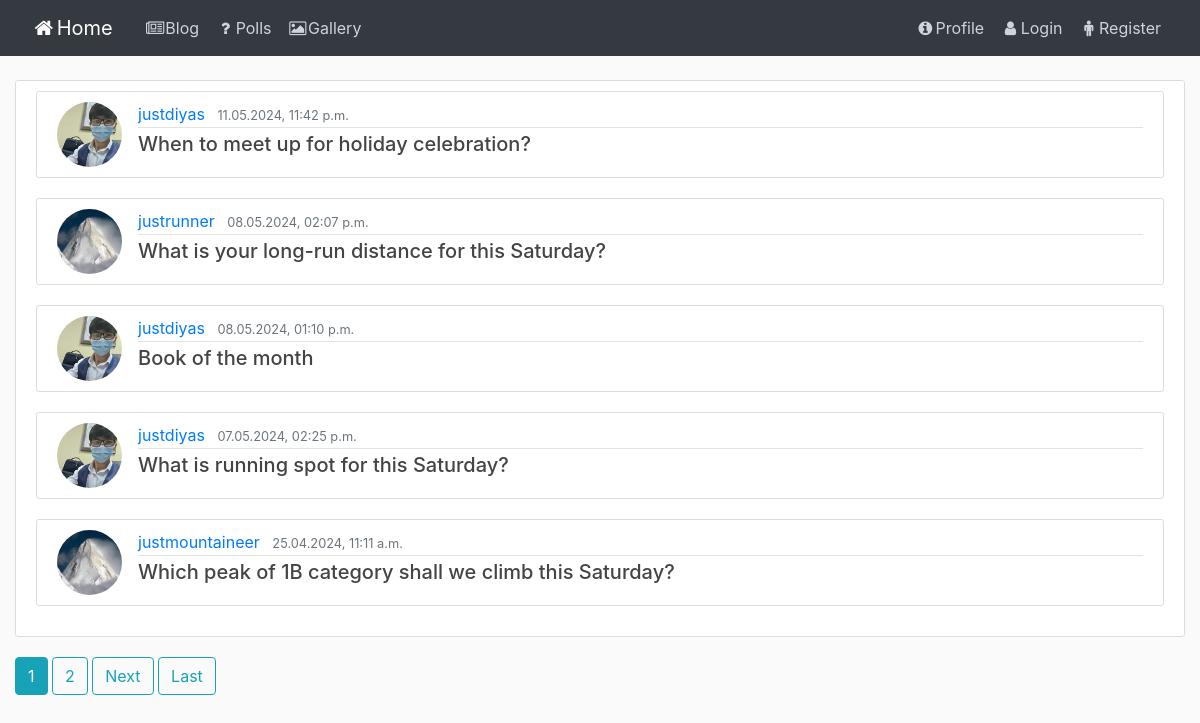
Screenshot of /polls/ with the database file from the repository.
### polls/models.py (models this page shows, shortened)
class Question(models.Model):
    question_text = models.CharField(max_length=255)
    publication_date = models.DateTimeField(default=timezone.now)
    author = models.ForeignKey(User, on_delete=models.CASCADE)

### user/models.py (models this page shows, shortened)
class Profile(models.Model):
    user = models.OneToOneField(User, on_delete=models.CASCADE)
    image = models.ImageField(default='default.jpg', upload_to='profile_pics')

### polls/views.py (the view)
# urls.py: path('', views.IndexListView.as_view(), name='polls-index'),
class IndexListView(generic.ListView):
    template_name = 'polls/polls_index.html'
    queryset = Question.objects.all()
    ordering = ['-publication_date']
    paginate_by = 5

### polls/templates/polls/polls_index.html (shortened to what this page needs)
{% extends 'blog/base_blog.html' %}
{% block content %}
    <div class="content-section">
    {% if question_list %}
        {% for question in question_list %}
            <article class="media content-section">
                <img class="rounded-circle article-img" src="{{ question.author.profile.image.url }}">
                <div class="media-body">
                    <div class="article-metadata">
                        <a class="mr-2" href="#">{{ question.author }}</a>
                        <small class="text-muted">{{ question.publication_date|date:'d.m.Y, h:i a' }}</small>
                    </div>
                    <h5><a class="article-title" href="{% url 'polls:polls-detail' question.id %}">{{ question.question_text }}</a></h5>
                </div>
            </article>
        {% endfor %}
    {% else %}
        <p>No polls are currently available.</p>
    {% endif %}
    </div>
    {% if is_paginated %}
        {% for num in page_obj.paginator.page_range %}
            {% if page_obj.number == num %}
                <a class="btn btn-info mb-4" href="?page={{ num }}">{{ num }}</a>
            {% elif num > page_obj.number|add:'-3' and num < page_obj.number|add:'3' %}
                <a class="btn btn-outline-info mb-4" href="?page={{ num }}">{{ num }}</a>
            {% endif %}
        {% endfor %}
        {% if page_obj.has_next %}
            <a class="btn btn-outline-info mb-4" href="?page={{ page_obj.next_page_number }}">Next</a>
            <a class="btn btn-outline-info mb-4" href="?page={{ page_obj.paginator.num_pages }}">Last</a>
        {% endif %}
    {% endif %}
{% endblock content %}

### blog/static/blog/base.css (style rules this page uses)
body { background: #fafafa; color: #333333; margin-top: 5rem; }
h1, h2, h3, h4, h5, h6 { color: #444444; }
.content-section { background: #ffffff; padding: 10px 20px; border: 1px solid #dddddd; border-radius: 3px; margin-bottom: 20px; }
.article-title { color: #444444; }
.article-img { height: 65px; width: 65px; margin-right: 16px; }
.article-metadata { padding-bottom: 1px; margin-bottom: 4px; border-bottom: 1px solid #e3e3e3 }

### rows the page displays
Question: author.profile.image (picture), author "justdiyas", publication_date "11.05.2024, 11:42 p.m.", question_text "When to meet up for holiday celebration?"
Question: author.profile.image (placeholder picture), author "justrunner", publication_date "08.05.2024, 02:07 p.m.", question_text "What is your long-run distance for this Saturday?"
Question: author.profile.image (picture), author "justdiyas", publication_date "08.05.2024, 01:10 p.m.", question_text "Book of the month"
Question: author.profile.image (picture), author "justdiyas", publication_date "07.05.2024, 02:25 p.m.", question_text "What is running spot for this Saturday?"
Question: author.profile.image (placeholder picture), author "justmountaineer", publication_date "25.04.2024, 11:11 a.m.", question_text "Which peak of 1B category shall we climb this Saturday?"

### other values shown
{{ num }} "1"
{{ num }} "2"
